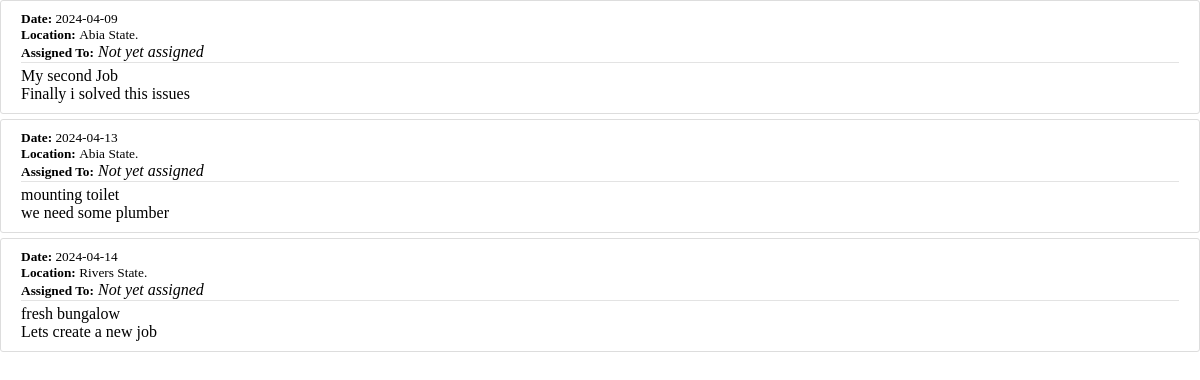
Page /clients/assigned_plumber (signed in) on the earlier database version.
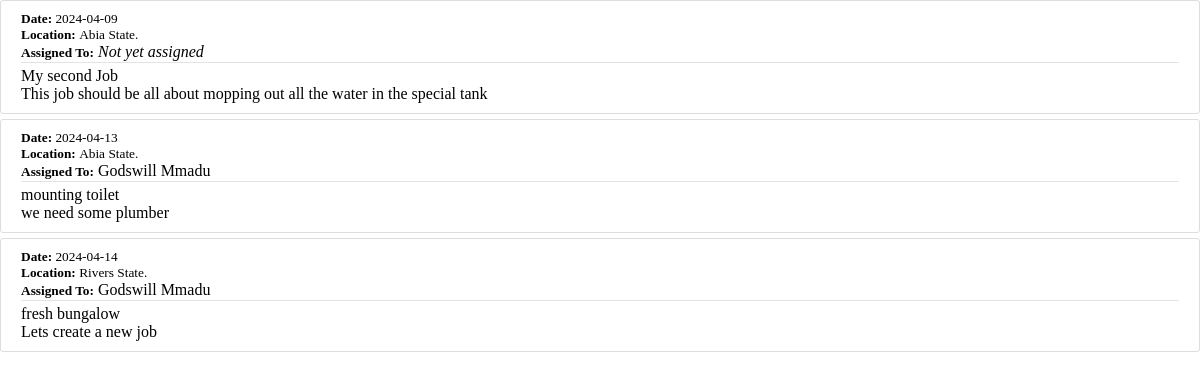
Same page on the later database version.
### model/base.py (models this page shows, shortened)
class Job(Base):
    __tablename__ = 'jobs'
    id = Column(Integer, primary_key=True)
    job_title = Column(String(50), nullable=False)
    job_description = Column(String(100), nullable=False)
    completed = Column(Boolean, default=False)
    content = Column(String(1000), nullable=False)
    date_posted = Column(DateTime, nullable=False, default=datetime.utcnow)
    location = Column(String(100), nullable=False)
    client_id = Column(Integer, ForeignKey('clients.id'))

class BaseUser(Base, UserMixin):
    id = Column(Integer, primary_key=True)
    username = Column(String(80), unique=True, nullable=False)
    email = Column(String(120), unique=True, nullable=False)
    image_file = Column(String(20), nullable=False, default='default.jpg')
    password = Column(String(60), nullable=False)
    date_joined = Column(DateTime, nullable=False, default=datetime.utcnow)
    phone = Column(String(14), unique=True, nullable=False)
    state = Column(String(20), nullable=False)

class Plumber(BaseUser):
    __tablename__ = 'plumbers'
    id = Column(Integer, ForeignKey('base_user.id'), primary_key=True)
    bio = Column(Text, nullable=True)

class BaseUser(Base, UserMixin):
    id = Column(Integer, primary_key=True)
    username = Column(String(80), unique=True, nullable=False)
    email = Column(String(120), unique=True, nullable=False)
    image_file = Column(String(20), nullable=False, default='default.jpg')
    password = Column(String(60), nullable=False)
    date_joined = Column(DateTime, nullable=False, default=datetime.utcnow)
    phone = Column(String(14), unique=True, nullable=False)
    state = Column(String(20), nullable=False)

### model/clients/routes.py (the view)
@client_s.route("/assigned_plumber", methods=['POST', 'GET'])
def assigned_plumber():
    posted_jobs = Job.query.filter_by(client_id=current_user.id).all()
    assigned_plumbers = {}
    for job in posted_jobs:
        plumbers = (
            db.session.query(Plumber)
            .join(JobPlumber, JobPlumber.plumber_id == Plumber.id)
            .filter(JobPlumber.job_id == job.id, JobPlumber.is_assigned == False)
            .all()
        )
        assigned_plumbers[job] = plumbers
    return render_template('assigned_jobs.html', title='Assigned Plumbers', assigned_plumbers=assigned_plumbers)

### model/__init__.py (called while the page is built)
@login_manager.user_loader
def load_user(user_id):
    x = Plumber.query.get(str(user_id))
    if x == None:
        x = Client.query.get(str(user_id))
    return x

### model/clients/templates/assigned_jobs.html
<link rel="stylesheet" type="text/css" href="{{ url_for('client_s.static', filename='main.css') }}">
{% for job, assigned_plumbers_list in assigned_plumbers.items() %}
<article class="media content-section">
  <div class="media-body">
    <div class="article-metadata">
      <small class="text-muted"><strong>Date: </strong>{{ job.date_posted.strftime('%Y-%m-%d') }}</small>
      <div class="mt-2">
        <small class="text-muted"><strong>Location: </strong>{{ job.location }} State.</small>
      </div>
      <div class="mt-2">
        <small class="text-muted"><strong>Assigned To:</strong></small>
        {% if assigned_plumbers_list %}  {% for plumber in assigned_plumbers_list %}
            <span>{{ plumber.username }}</span>  {% if not loop.last %} , {% endif %}
          {% endfor %}
        {% else %}
          <em>Not yet assigned</em>
        {% endif %}
      </div>
    </div>
    <p class="article-content">{{ job.job_description }}</p>
    <p class="article-content">{{ job.content }}</p>
  </div>
</article>
{% endfor %}

### model/clients/static/main.css (style rules this page uses)
* { padding: 0; margin: 0; }
.content-section { background: #ffffff; padding: 10px 20px; border: 1px solid #dddddd; border-radius: 3px; margin-bottom: 5px; }
.article-content { white-space: pre-line; }
.article-metadata { padding-bottom: 1px; margin-bottom: 4px; border-bottom: 1px solid #e3e3e3 }

Differences in the rows shown:
changed Job "My second Job": content "Finally i solved this issues" → "This job should be all about mopping out all the water in the special tank"
changed Job "mounting toilet": gains Plumber (username "Godswill Mmadu"); no longer shows "Not yet assigned"
changed Job "fresh bungalow": gains Plumber (username "Godswill Mmadu"); no longer shows "Not yet assigned"
